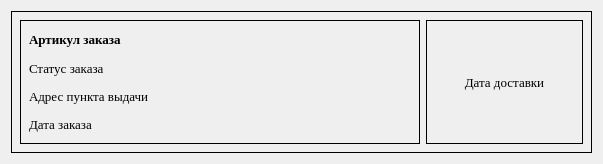
<?xml version="1.0" encoding="UTF-8"?>
<ui version="4.0">
 <class>Form</class>
 <widget class="QWidget" name="Form">
  <property name="geometry">
   <rect>
    <x>0</x>
    <y>0</y>
    <width>603</width>
    <height>164</height>
   </rect>
  </property>
  <property name="windowTitle">
   <string>Form</string>
  </property>
  <layout class="QHBoxLayout" name="horizontalLayout">
   <item>
    <widget class="QWidget" name="widget_order" native="true">
     <property name="styleSheet">
      <string notr="true">QWidget#widget_order {
    border: 1px solid #000; 
}
QWidget#widget_order:hover {
    border: 2px solid #00FA9A;
}</string>
     </property>
     <layout class="QHBoxLayout" name="horizontalLayout_2">
      <item>
       <layout class="QHBoxLayout" name="horizontalLayout_4">
        <item>
         <widget class="QWidget" name="widget_order_name" native="true">
          <property name="minimumSize">
           <size>
            <width>400</width>
            <height>0</height>
           </size>
          </property>
          <property name="font">
           <font>
            <family>Times New Roman</family>
            <pointsize>10</pointsize>
           </font>
          </property>
          <property name="styleSheet">
           <string notr="true">QWidget#widget_order_name {
    border: 1px solid #000; 
}</string>
          </property>
          <layout class="QVBoxLayout" name="verticalLayout_2">
           <item>
            <layout class="QVBoxLayout" name="verticalLayout_4">
             <item>
              <widget class="QLabel" name="label_art">
               <property name="font">
                <font>
                 <family>Times New Roman</family>
                 <pointsize>10</pointsize>
                 <bold>true</bold>
                </font>
               </property>
               <property name="focusPolicy">
                <enum>Qt::FocusPolicy::ClickFocus</enum>
               </property>
               <property name="text">
                <string>Артикул заказа</string>
               </property>
              </widget>
             </item>
             <item>
              <widget class="QLabel" name="label_status">
               <property name="font">
                <font>
                 <family>Times New Roman</family>
                 <pointsize>10</pointsize>
                </font>
               </property>
               <property name="text">
                <string>Статус заказа</string>
               </property>
              </widget>
             </item>
             <item>
              <widget class="QLabel" name="label_adress">
               <property name="font">
                <font>
                 <family>Times New Roman</family>
                 <pointsize>10</pointsize>
                </font>
               </property>
               <property name="text">
                <string>Адрес пункта выдачи</string>
               </property>
              </widget>
             </item>
             <item>
              <widget class="QLabel" name="label_order_date">
               <property name="font">
                <font>
                 <family>Times New Roman</family>
                 <pointsize>10</pointsize>
                </font>
               </property>
               <property name="text">
                <string>Дата заказа</string>
               </property>
              </widget>
             </item>
            </layout>
           </item>
          </layout>
         </widget>
        </item>
        <item>
         <widget class="QLabel" name="label_delivery_date">
          <property name="font">
           <font>
            <family>Times New Roman</family>
            <pointsize>10</pointsize>
           </font>
          </property>
          <property name="frameShape">
           <enum>QFrame::Shape::Box</enum>
          </property>
          <property name="text">
           <string>Дата доставки</string>
          </property>
          <property name="alignment">
           <set>Qt::AlignmentFlag::AlignCenter</set>
          </property>
         </widget>
        </item>
       </layout>
      </item>
     </layout>
    </widget>
   </item>
  </layout>
 </widget>
 <resources/>
 <connections/>
</ui>
